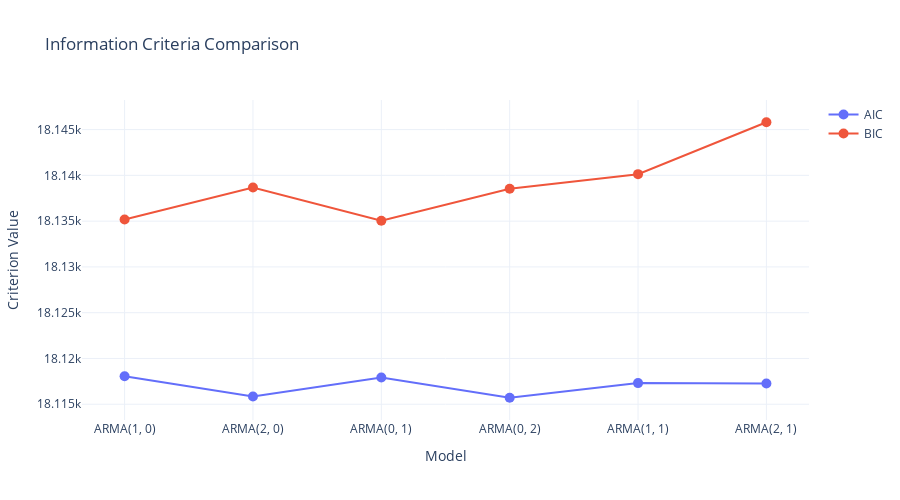

Write notebook code for a chart like this one.
### Markdown cell above
## 10. Model Comparison

### Code cell
# Comparison table
comparison_data = []
for result in results_table:
    order = result['order']
    comparison_data.append({
        'Model': f"ARMA{order}",
        'AIC': result['aic'],
        'BIC': result['bic'],
        'RMSE': result['rmse']
    })

comparison_df = pd.DataFrame(comparison_data)
print("\nModel Comparison:")
print(comparison_df.to_string(index=False))

# Plot comparison
fig = go.Figure()

fig.add_trace(go.Scatter(
    x=[f"ARMA{r['order']}" for r in results_table],
    y=[r['aic'] for r in results_table],
    mode='lines+markers',
    name='AIC',
    marker=dict(size=10)
))

fig.add_trace(go.Scatter(
    x=[f"ARMA{r['order']}" for r in results_table],
    y=[r['bic'] for r in results_table],
    mode='lines+markers',
    name='BIC',
    marker=dict(size=10)
))

fig.update_layout(
    title="Information Criteria Comparison",
    xaxis_title='Model',
    yaxis_title='Criterion Value',
    template='plotly_white',
    height=500
)
fig.show()

print(f"\n✓ Best model: ARMA{best_order} with BIC={best_model.bic:.2f}")

### Figure 1 — Plotly figure (JSON) as saved in the notebook; plotly's stock layout.template omitted (floating-point values rounded to 4 significant figures)
{"data": [{"marker": {"size": 10}, "mode": "lines+markers", "name": "AIC", "type": "scatter", "x": ["ARMA(1, 0)", "ARMA(2, 0)", "ARMA(0, 1)", "ARMA(0, 2)", "ARMA(1, 1)", "ARMA(2, 1)"], "y": [18120.0, 18120.0, 18120.0, 18120.0, 18120.0, 18120.0]}, {"marker": {"size": 10}, "mode": "lines+markers", "name": "BIC", "type": "scatter", "x": ["ARMA(1, 0)", "ARMA(2, 0)", "ARMA(0, 1)", "ARMA(0, 2)", "ARMA(1, 1)", "ARMA(2, 1)"], "y": [18140.0, 18140.0, 18140.0, 18140.0, 18140.0, 18150.0]}], "layout": {"height": 500, "title": {"text": "Information Criteria Comparison"}, "xaxis": {"title": {"text": "Model"}}, "yaxis": {"title": {"text": "Criterion Value"}}}}
